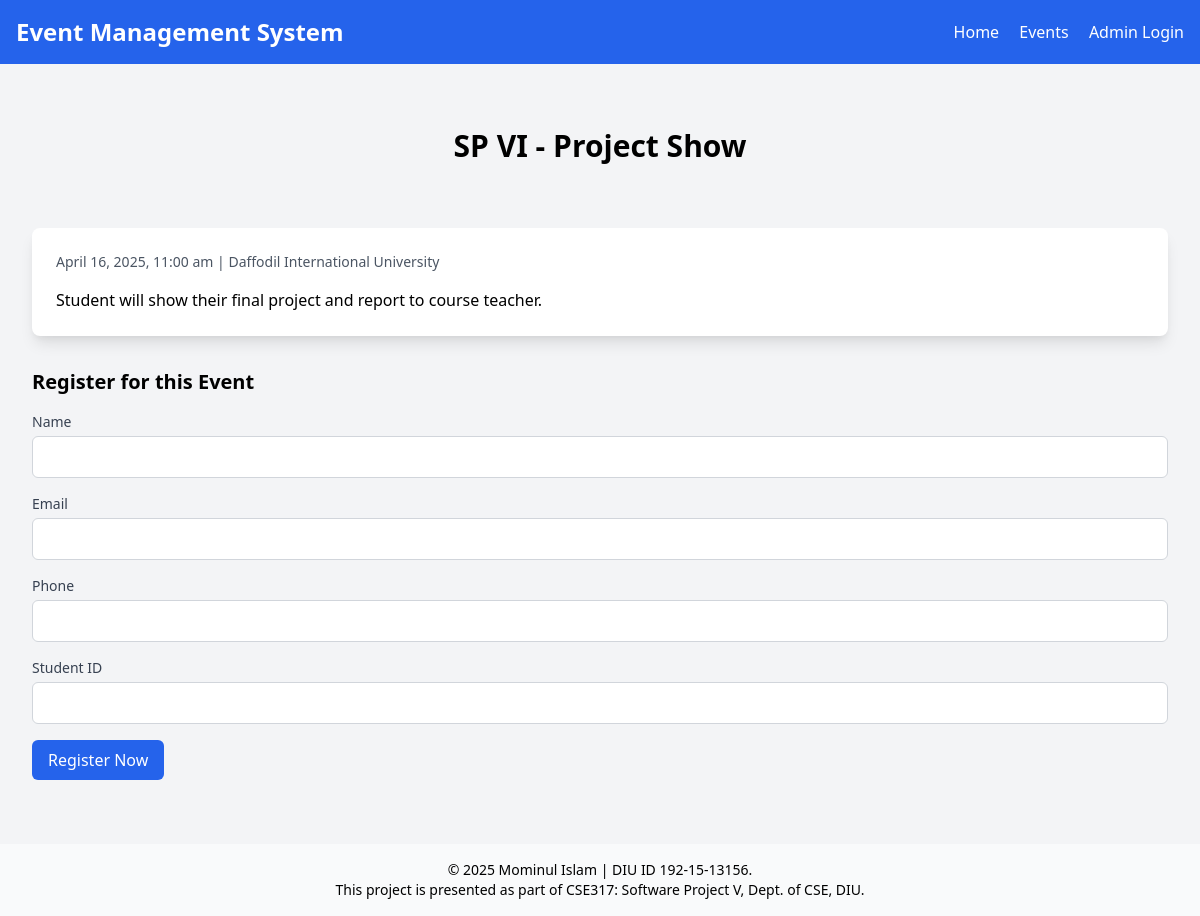
The page /view_event.php?id=2 on the database its author committed.
### tables this page shows
CREATE TABLE `events` (
  `id` int(11) NOT NULL,
  `title` varchar(255) NOT NULL,
  `date` datetime NOT NULL,
  `location` varchar(255) NOT NULL,
  `description` text NOT NULL
);

### view_event.php (the view, shortened to what this page needs)
<?php
include('includes/db.php');
$event_id = $_GET['id'];
$sql_event = "SELECT * FROM events WHERE id = $event_id";
$event_result = $conn->query($sql_event);
$event = $event_result->fetch_assoc();
$registration_success = false;
?>
<!DOCTYPE html>
<html lang="en">
<head>
    <link href="https://cdn.jsdelivr.net/npm/tailwindcss@2.0.3/dist/tailwind.min.css" rel="stylesheet">
</head>
<body class="bg-gray-100">
    <?php include('includes/navbar_frontend.php'); ?>
    <header class="text-center pt-16 pb-8">
        <h1 class="text-3xl font-bold"><?= $event['title'] ?></h1>
    </header>
    <main class="pt-8 pb-8 px-4 sm:px-6 lg:px-8 max-w-screen-xl mx-auto">
        <div class="bg-white p-6 rounded-lg shadow-lg mb-8">
            <p class="text-sm text-gray-600"><?= date("F j, Y, g:i a", strtotime($event['date'])) ?> | <?= $event['location'] ?></p>
            <p class="mt-4"><?= nl2br($event['description']) ?></p>
        </div>
        <?php if (!$registration_success): ?>
            <h2 class="text-xl font-semibold mb-4">Register for this Event</h2>
            <form action="view_event.php?id=<?= $event['id'] ?>" method="POST">
                <div class="mb-4">
                    <label for="name" class="block text-sm font-medium text-gray-700">Name</label>
                    <input type="text" name="name" class="mt-1 block w-full px-3 py-2 border border-gray-300 rounded-md" required>
                </div>
                <div class="mb-4">
                    <label for="email" class="block text-sm font-medium text-gray-700">Email</label>
                    <input type="email" name="email" class="mt-1 block w-full px-3 py-2 border border-gray-300 rounded-md" required>
                </div>
                <div class="mb-4">
                    <label for="phone" class="block text-sm font-medium text-gray-700">Phone</label>
                    <input type="text" name="phone" class="mt-1 block w-full px-3 py-2 border border-gray-300 rounded-md" required>
                </div>
                <div class="mb-4">
                    <label for="student_id" class="block text-sm font-medium text-gray-700">Student ID</label>
                    <input type="text" name="student_id" class="mt-1 block w-full px-3 py-2 border border-gray-300 rounded-md" required>
                </div>
                <button type="submit" class="bg-blue-600 text-white py-2 px-4 rounded-md">Register Now</button>
            </form>
        <?php endif; ?>
    </main>
    <?php include('includes/footer.php'); ?>
</body>
</html>

### rows shown on the page
events: title "SP VI - Project Show", date "April 16, 2025, 11:00 am", location "Daffodil International University", description "Student will show their final project and report to course teacher."
